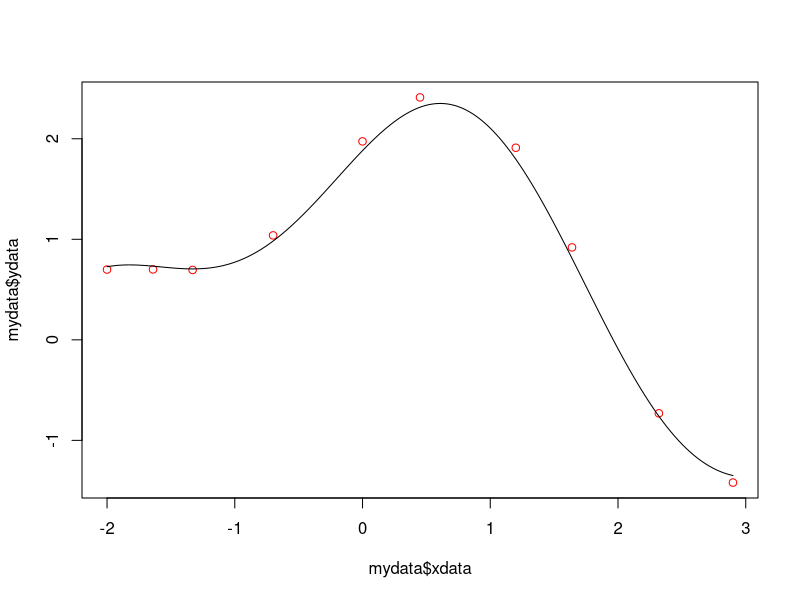

R code for this plot:
mydata = read.csv("example_data.csv")
#plot(mydata$xdata,mydata$ydata)
plot(mydata$xdata,mydata$ydata,col='red')



# some guesses for the parameters.
p1 = 1
p2 = 0.2

# do the fit
fit = nls(ydata ~ p1*cos(p2*xdata) + p2*sin(p1*xdata), data = mydata, start = list(p1=p1,p2=p2))

#Plot the fitted line
new = data.frame(xdata = seq(min(mydata$xdata),max(mydata$xdata),len=200))
lines(new$xdata,predict(fit,newdata=new))
